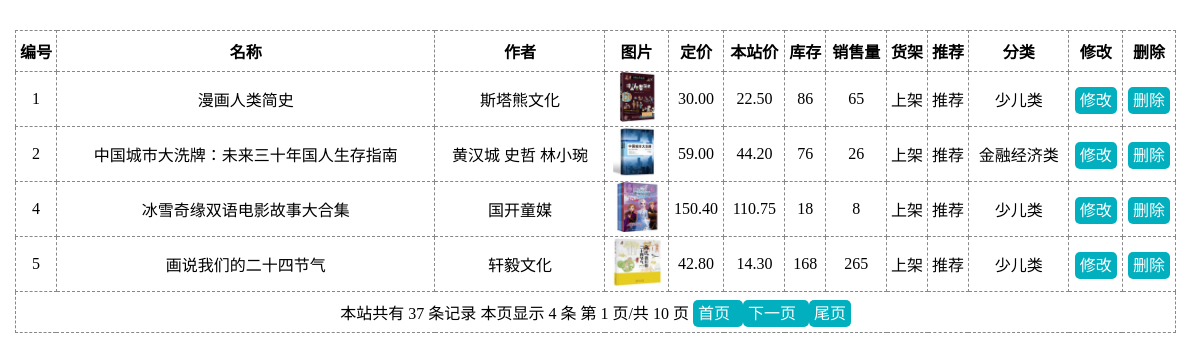
The app's page /admin/book/putaway.php (signed in) with its own data.
### tables this page shows
CREATE TABLE IF NOT EXISTS `book` (
  `id` int(10) UNSIGNED NOT NULL AUTO_INCREMENT,
  `name` varchar(50) NOT NULL,
  `writer` varchar(50) NOT NULL,
  `img` varchar(100) NOT NULL,
  `info` mediumtext NOT NULL,
  `oldprice` float(8,2) UNSIGNED NOT NULL,
  `nowprice` float(8,2) UNSIGNED NOT NULL,
  `class_id` int(10) UNSIGNED NOT NULL,
  `stock` int(10) UNSIGNED NOT NULL,
  `sales` int(10) UNSIGNED NOT NULL DEFAULT '0',
  `supplier` int(10) UNSIGNED NOT NULL DEFAULT '0',
  `shelf` tinyint(3) UNSIGNED NOT NULL,
  `recommend` tinyint(3) UNSIGNED NOT NULL DEFAULT '0',
  PRIMARY KEY (`id`)
);

CREATE TABLE IF NOT EXISTS `class` (
  `id` int(10) UNSIGNED NOT NULL AUTO_INCREMENT,
  `name` varchar(50) NOT NULL,
  PRIMARY KEY (`id`)
);

### admin/book/putaway.php (the view, shortened to what this page needs)
<?php
     include '../../public/common/conn.php';
     $sql="select book.*,class.name cname from book,class where book.class_id=class.id and book.shelf=1 order by book.id";
     $rst=mysqli_query($con,$sql);
     $size = 4;
     $hangnum = mysqli_num_rows($rst);
     if($hangnum == 0){
        echo "暂无图书";
     }else{
        $page_num = ceil($hangnum/$size);
        if(@$_GET['page_id']){
            $page_id = $_GET['page_id'];
            $start = ($page_id-1)*$size;
        }else{
            $page_id = 1;
            $start = 0;
        }
        $fenye_sel = "select book.*,class.name cname from book,class where book.class_id=class.id and book.shelf=1 order by book.id limit $start,$size";
        $fenye_add = mysqli_query($con,$fenye_sel);
?>
<!doctype html>
<html lang="en">
<head>
	<link rel="stylesheet" href="../public/css/index.css">
</head>
<body>
	<div class="main">
		<table>
			<tr>
				<th>编号</th>
				<th>名称</th>
				<th>作者</th>
				<th>图片</th>
				<th>定价</th>
				<th>本站价</th>
				<th>库存</th>
				<th>销售量</th>
				<th>货架</th>
				<th>推荐</th>
				<th>分类</th>
				<th>修改</th>
				<th>删除</th>
			</tr>
			<?php
				while($row=mysqli_fetch_assoc($fenye_add)){
					echo "<tr>";
					echo "<td>{$row['id']}</td>";
					echo "<td>{$row['name']}</td>";
					echo "<td>{$row['writer']}</td>";
					echo "<td><img src='../../public/uploads/thumb_{$row['img']}' width='50px'></td>";
					echo "<td>{$row['oldprice']}</td>";
					echo "<td>{$row['nowprice']}</td>";
					echo "<td>{$row['stock']}</td>";
					echo "<td>{$row['sales']}</td>";
					if($row['shelf']){
						echo "<td>上架</td>";
					}else{
						echo "<td>下架</td>";
					}
					if($row['recommend']){
                    	echo "<td>推荐</td>";
                    }else{
                    	echo "<td>不推荐</td>";
                    }
					echo "<td>{$row['cname']}</td>";
					echo "<td><a href='change.php?id={$row['id']}'>修改</a></td>";
					echo "<td><a href='delete.php?id={$row['id']}&img={$row['img']}'>删除</a></td>";
					echo "</tr>";
				}
			?>
			<tr>
              <td colspan="13">
              <?php
            	echo "本站共有&nbsp;".$hangnum."&nbsp;条记录&nbsp;";
            	echo "本页显示&nbsp;".$size."&nbsp;条&nbsp;";
            	echo "第&nbsp;".$page_id."&nbsp;页/共&nbsp;".$page_num."&nbsp;页&nbsp;";
            	if($page_id>=1 && $page_num>1){
            		echo "<a href=?page_id=1>首页&nbsp;&nbsp;</a>";
            	}
            	if($page_id>=1 && $page_num>$page_id){
            		echo "<a href=?page_id=".($page_id+1).">下一页&nbsp;&nbsp;</a>";
            	}
            	if($page_id>=1 && $page_num>1){
            	    echo "<a href=?page_id=".$page_num.">尾页</a>";
            	}
            	echo "</td>";
                echo "</tr>";
              }
             ?>
		</table>
	</div>
</body>
</html>

### admin/public/css/index.css (style rules this page uses)
* { margin:0px; padding:0px; font-family: 微软雅黑; }
a { text-decoration: none; background: #01AFBE; color:#fff; border-radius:5px; padding:5px; }
.main { padding-left:15px; padding-top:30px; }
.main table { width:98%; border:1px dashed #888; border-collapse:collapse; }
.main td,.main th { border:1px dashed #888; text-align: center; height:40px; }

### records on screen
book: id "1", name "漫画人类简史", writer "斯塔熊文化", img (picture), oldprice "30.00", nowprice "22.50", stock "86", sales "65", shelf "上架", recommend "推荐", class.name "少儿类"
book: id "2", name "中国城市大洗牌：未来三十年国人生存指南", writer "黄汉城 史哲 林小琬", img (picture), oldprice "59.00", nowprice "44.20", stock "76", sales "26", shelf "上架", recommend "推荐", class.name "金融经济类"
book: id "4", name "冰雪奇缘双语电影故事大合集", writer "国开童媒", img (picture), oldprice "150.40", nowprice "110.75", stock "18", sales "8", shelf "上架", recommend "推荐", class.name "少儿类"
book: id "5", name "画说我们的二十四节气", writer "轩毅文化", img (picture), oldprice "42.80", nowprice "14.30", stock "168", sales "265", shelf "上架", recommend "推荐", class.name "少儿类"

### other values on screen
$hangnum "37"
$size "4"
$page_id "1"
$page_num "10"
